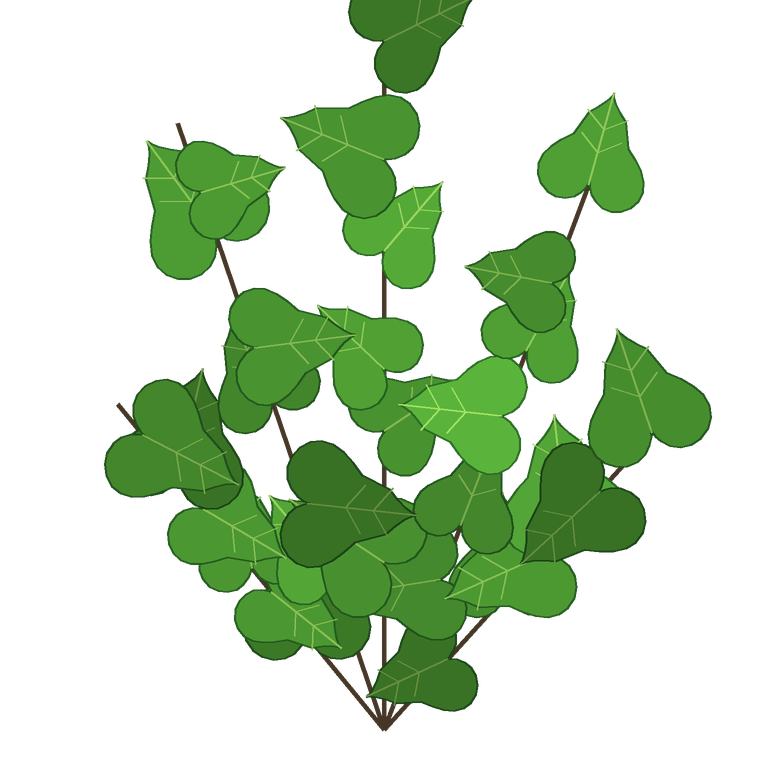
#> input picture forge/threed/blender/sprig_broadleaf.png, 768 x 768 px
$ python -i gate.py   (imports and definitions only)
#> lines starting #> are read from the running program, lines starting #| are printed output that depends on the picture; after the words box and inside, x2 and y2 are one past the last pixel; in counts of white or black regions, pixels touching at a corner belong together
#> further down, picture is the input picture: PIL image 768x768 RGBA; mean R, G, B, A 22.8, 44.7, 15.1, 80.2
### forge/threed/checks.py
"""The checks after every model (BUILD 39): each writes one plain line, and a failing one holds the thing back.

Measured on the launch-site run of 2026-11-13/14 (35 props and buildings), where a person had found these faults by eye:

  sits level     two measures that must agree: the plane the thing would rest on (the way up whose contact patch is
                 widest — a level thing stands on its whole base or all its feet) and the way up its own walls, roofs
                 and posts say. Both more than 2 degrees off, agreeing on the direction: it leans as a whole — a fail.
                 Caught every Pixal3D model of the run (2-14°; the hut nobody had noticed was 8° off), a building that
                 leans (11°) and a slab on its corner (40°). A thing that is upright by its own structure but rests on a
                 slope or on parts that hang lower — a stair, a wall-mounted box with padlocks — passes, with a note.
  loose pieces   parts of the mesh that touch neither the rest of it nor the ground — a slab floating under a closure, an
                 aerial's arm hanging in the air. A post that stands on the ground by itself is not loose.
  blank glass    surface whose colour is a flat near-white and whose material is a perfect mirror (metal 1, roughness 0):
                 image-to-3D's way of making windows, lamps and glass jugs; in a plain room it renders blank white.
  thin parts     see-through parts lost: holes in the model's outline (with small gaps closed) where the picture's
                 outline is filled — a fence or a gate that kept its frame and lost its mesh shows its empty panels. Seen
                 from the view the picture was taken from (searched). More than a fifth of the outline open where the
                 picture is filled is a fail. Measured on 76 models: the fence 64%, the gate 42%, everything else 10% or less.

  colours hold   (BUILD 40) the model seen from the picture's view, its colour texture as stored (no light), against the
                 picture's figure: brightness at the 10th, 50th and 90th percentile, and for a body the head band on its own.
                 Measured on the two launch-site runs: every body came out about half as bright as its picture (0.5-0.6
                 of its brightness; dark faces lost their features), the props and buildings near their pictures but flatter.
                 A miss is put right, not remade: `fix_colour` fits one monotonic tone curve per channel from the model's
                 front-view colours to the picture's and applies it to the whole colour texture (`fix_glass` gives a white
                 mirror a dark glass colour and its own roughness). The model as made is always kept beside the fixed one.

BUILD 84 (2f), after three good models were held for "1 piece not joined to the rest (below the floor)" — which turned out,
looked at, to be three different things, so there are three answers (`fix_loose`; the model as made is always kept):
  (1) a sheet of ground the image-to-3D step left floating under a concrete closure: a piece that lies WHOLLY under the
      floor is taken off;
  (2) an office chair the step had stood behind a building, its feet a hand's width through the floor: a piece that stands
      by itself but a LITTLE through the floor is stood on the floor (lifted by what it was sunk), so the building is no
      longer stood on the chair's feet with a gap under its own walls;
  (3) a chandelier's own centre crystal: a thing that HANGS has no floor, so its pieces are judged by how near they hang
      to the rest (`hangs=True` — said by the entry, or read from its words by the world queue).
A piece in the air, or deep through the floor, is held as before.

Which checks apply depends on the kind of thing (a pistol lies on its side; a person isn't a building): `CHECKS_FOR`.
Every number is a setting (forge.json -> threed.checks). `run()` returns {"ok", "lines", "results", "picture"}.
"""
from __future__ import annotations

import json
from pathlib import Path

import numpy as np

from . import raster
from .meshio import Glb, quat_between

DEFAULTS = {
    "level_max_deg": 2.0,          # the build's rule: more than 2 degrees off level is a fail
    "loose_min_size": 0.04,        # a floating piece at least this share of the model's size (tidy takes off smaller crumbs)
    "loose_gap": 0.012,            # how close (share of the size) a piece must come to the rest, or to the ground, to count as touching
    "glass_max_share": 0.003,      # more than 0.3 % of the surface as a white mirror
    "thin_max_lost": 0.2,          # more than a fifth of the model's outline open where the picture's is filled
    "straighten_up_to_deg": 15.0,  # the world queue turns a thing that leans as a whole level by itself up to this (0 = hold every lean)
    # BUILD 84 (2f) — a loose piece nobody would miss is put right by the queue, not held (a prop or a building; never a body)
    "loose_fix": True,             # take off a piece that lies wholly under the floor; stand a piece that is a little through it on it
    "loose_fix_max_share": 0.10,   # ... taking off only while it is under this share of the surface (more: a person looks)
    "loose_sink_max": 0.06,        # "a little through the floor": no deeper than this share of the model's height ...
    "loose_sink_own": 0.34,        # ... and no more than this share of the piece's own height
    "loose_hang_gap": 0.04,        # a thing that hangs (a chandelier): a piece this close to the rest (share of the size) hangs by it
    # BUILD 84 part 6 — proportions: an entry's second measure against the made thing (scaled by its first)
    "size_check": True,
    "size_max_off": 0.3334,        # held when a second measure comes out more than a third from what was asked
    # BUILD 40 — colours hold (the model's front view against its picture; brightness as stored, 0-255, Rec. 709 luma)
    "colour_mean_band": [0.8, 1.25],   # the model's mean brightness over the picture's
    "colour_spread_min": 0.6,          # the model's contrast (90th - 10th percentile) over the picture's
    "colour_head_band": [0.75, 1.33],  # a body's head band (the top seventh of the figure), model over picture
    "colour_prop_band": [0.6, 1.6],    # a prop or building: its picture carries studio light and highlights its colour texture
                                       # rightly doesn't, so only a clear miss is held, and a person chooses the matched colours
    "colour_fix": True,                # the world queue puts a body's colour miss right by itself (the model as made kept beside it)
    "colour_max_slope": 3.0,           # the tone curve never steepens a colour range more than this (keeps texture noise down)
    "glass_fix": True,                 # ... and gives a white mirror a dark glass colour
    "glass_colour": [34, 42, 48],      # sRGB of fixed glass
    "glass_roughness": 0.18,           # its roughness (metal 0)
    # BUILD 73 — the head band from the level front view, the face (skin) and the hair measured apart
    "head_shadow_share": 0.3333,       # the picture's face more than this much darker than its own neck and hands = a hat's
                                       # (or a hood's) shadow in the picture: said so, never held on the head alone
    "face_chroma_tol": 0.035,          # how near a pixel's chromaticity must be to the face's own to count as skin
    "face_luma_band": [0.55, 1.8],     # ... and its brightness, against the face's own middle (dark hair of a skin hue is out)
    "head_fix": False,                 # BUILD 84: off — no curve on a body, the head's included (BUILD 73 had it on: a body
                                       # whose only miss was its face got a tone curve on its head alone, feathered)
    "head_feather": 0.2,               # the feather below the head line, as a share of the head band's height (0.5 reached
                                       # the collar: a white shirt went pink on the first try)
    # BUILD 73 — a prop's picture carries studio light; its stored colour does not
    "neutral_drift_max": 0.06,         # (scaled: 0.06 = a mean rise in saturation of 0.06 over the neutrals, or 15% of them rising
                                       # by more than 0.12) a match may not turn the model's whites and greys into a colour (white shoes went pink,
                                       # a white coat mint, a white shirt beige under BUILD 40's per-colour curves): above
                                       # this mean rise in saturation, the brightness-only curve is tried instead
    "loudness_max": 1.35,              # a matched model's colours at most this much louder (max - min) than its picture's
    "skin_shift_max": 0.012,           # a match may not move the face's colour (chromaticity) further from the picture's than this
    "prop_highlight_pct": 90,          # the picture's brightest tail above this percentile is not counted
    "prop_dark_floor": 70.0,           # a picture whose own middle is below this is of a dark thing (a black chair, a pistol):
    "prop_detail_min": 0.3333,
    "prop_shadow_min": 0.2,            # the model's 10th percentile at least this share of the (highlight-free) picture's         # ... it is held only if the model kept less than this share of the picture's contrast
    # BUILD 84 — a body's colours by brightness only: one gain for the whole colour picture, never a curve, never a hue
    "body_gain_margin": 0.02,          # the gain aims this far inside each band it has to meet (the mean, the face, the contrast)
    "body_gain_max": 2.5,              # never more than this, nor less than its inverse
    "body_gain_clip_share": 0.005,     # at most this share of the lit texels pushed past white by the gain
    "hue_moved_deg": 10.0,             # a texel whose hue turned more than this ...
    "hue_moved_max": 0.02,             # ... on more than this share of the coloured texels: the hue moved — a body is held, never released so
    "face_redo_below": 0.5,            # after the gain, a face still under half its picture's brightness did not come through:
                                       # the body is made again once (BUILD 73's face_redo); a smaller miss is released at the gain, said so
    # BUILD 84 — metal out of the colour check (a look review of 2026-11-18: dark iron is meant to be darker than its lit picture)
    "metal_from": 0.8,                 # a texel whose metalness (the metallicRoughness texture's blue x metallicFactor) is at least
                                       # this is marked as metal. The image-to-3D step leaves what it can't tell at about 0.5 (a
                                       # body's cloth, a brazier's iron at 0.3-0.4); the sousaphone's brass and the bench's iron
                                       # ends are 0.9-1.0 (measured 2026-11-19 on six models of the queue)
    "metal_skip_share": 0.85,          # a thing more metal than this, seen from its picture's view, is not colour-checked at all
}
# kind/tier -> the checks that make sense for it
CHECKS_FOR = {
    "building": ("level", "loose", "glass", "thin", "colour"),
    "large_prop": ("level", "loose", "glass", "thin", "colour"),
    "small_prop": ("level", "loose", "glass", "thin", "colour"),
    "hand_prop": ("loose", "glass", "thin", "colour"),           # a hand prop lies however it likes
    "prop": ("level", "loose", "glass", "thin", "colour"),
    "body": ("loose", "glass", "thin", "colour"),                # a body is stood up by its skeleton, not by its floor
    "principal": ("loose", "glass", "thin", "colour"),
    "named": ("loose", "glass", "thin", "colour"),
    "crowd": ("loose", "glass", "thin", "colour"),
}
NAMES = {"level": "Sits level", "loose": "Loose pieces", "glass": "Blank glass", "thin": "Thin parts", "colour": "Colours hold",
         "size": "Proportions"}
BODY_KINDS = ("body", "principal", "named", "crowd")


# [4 lines left out: function settings, not called in this run]


def which(kind: str, tier: str | None = None) -> tuple:
    return CHECKS_FOR.get(tier or "", None) or CHECKS_FOR.get(kind, ("loose", "glass", "thin", "colour"))


# ------------------------------------------------------------------------------------------------ geometry helpers
# [199 lines left out: functions face_normals, ground_plane, components, support_tilt, structure_tilt, check_level and 1 more, not called in this run]


TIDY_SCRAPS = 0.02        # tidy (Blender) takes off every loose piece with fewer than this share of the largest piece's points
HANG_SCRAPS = 0.002       # ... but a thing that hangs keeps its drops: only dust goes (world.place_final)


# [208 lines left out: functions _gap, _loose_rows, _can_fix, check_loose, fix_loose, loose_words and 2 more, not called in this run]


def picture_mask(img, size: int = 384, thresh: float = 28.0) -> np.ndarray:
    """The thing in its picture: everything that differs from the plain background (taken from the picture's border),
    except a soft grey cast shadow."""
#> called with size = 512, thresh = 28
    from PIL import Image
    im = np.asarray(img.convert("RGB").resize((size, size), Image.LANCZOS), dtype=np.float32)
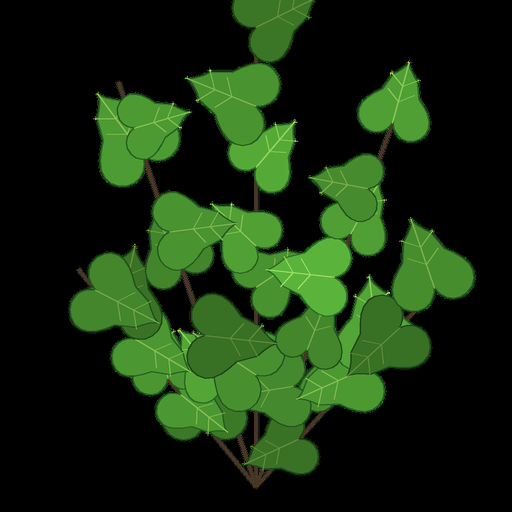
#> im: shape (512, 512, 3) float32; mean R, G, B 22.8, 44.8, 15.1
    border = np.concatenate([im[:4].reshape(-1, 3), im[-4:].reshape(-1, 3), im[:, :4].reshape(-1, 3), im[:, -4:].reshape(-1, 3)])
    bg = np.median(border, axis=0)
#> bg = [0, 0, 0]
    d = np.linalg.norm(im - bg, axis=2)
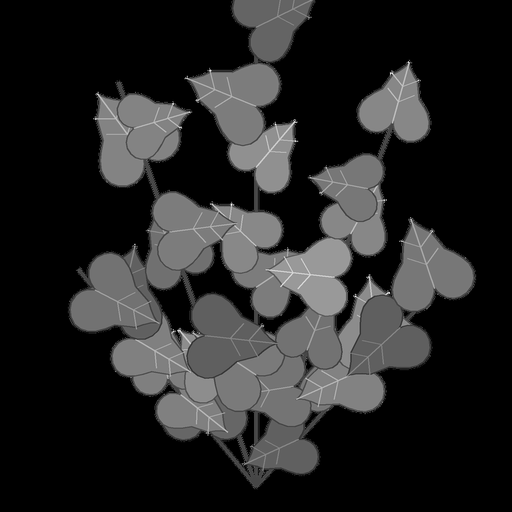
#> d: shape (512, 512) float32; min 0, max 349, mean 52.7; drawn with min black and max white
    chroma = im.max(2) - im.min(2)
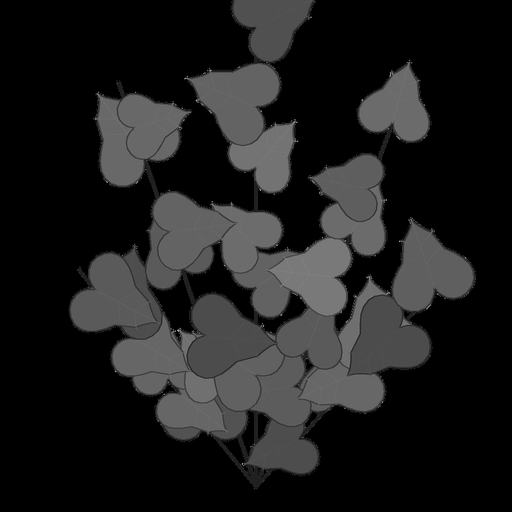
#> chroma: shape (512, 512) float32; min 0, max 176, mean 29.8
    drop = bg.mean() - im.mean(2)
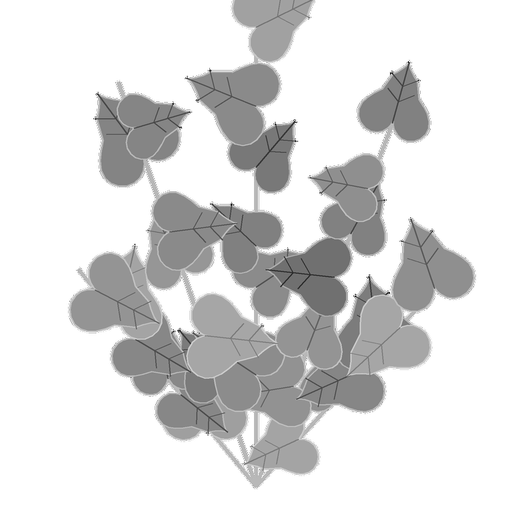
#> drop: shape (512, 512) float32; min -196, max 0, mean -27.57; drawn with min black and max white
    shadow = (chroma < 12) & (drop > 0) & (drop < 40) & (d < 45)
#> shadow: shape (512, 512) bool; every value is 0
    return (d > thresh) & ~shadow
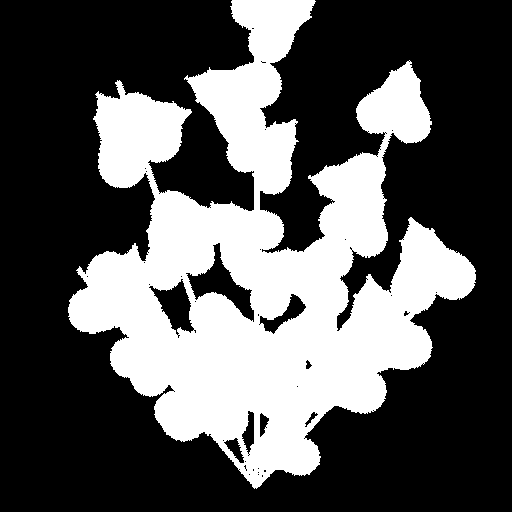
#> returned value: shape (512, 512) bool; 33.9% white; 1 white region, box (x1, y1, x2, y2) and area: (68, 0, 476, 489) 88982


# [60 lines left out: functions _align, _outside, hole_share, check_thin, not called in this run]


# ------------------------------------------------------------------------------------------------ colours hold (BUILD 40)
def _luma(a: np.ndarray) -> np.ndarray:
    return a[..., 0] * 0.2126 + a[..., 1] * 0.7152 + a[..., 2] * 0.0722


# [158 lines left out: functions _base_textures, metal_texture, front_view, _stats, check_colour, not called in this run]


# ------------------------------------------------------------------------------------------------ BUILD 73: the face, not the hair
def _chroma(px: np.ndarray) -> np.ndarray:
    t = px.sum(-1, keepdims=True) + 1e-6
    return px[..., :2] / t


# [261 lines left out: functions face_split, face_verdict, level_front, head_check, prop_check, _max3 and 4 more, not called in this run]


def _sat(px: np.ndarray) -> np.ndarray:
    mx, mn = px.max(-1), px.min(-1)
    return (mx - mn) / np.maximum(mx, 1.0)


# [496 lines left out: functions neutral_drift, luma_curve, apply_gain, apply_luma, fix_colour, colour_arrays and 16 more, not called in this run]


# ------------------------------------------------------------------------------------------------ BUILD 84 part 6: proportions
SIZE_WORDS = {"height": "tall", "length": "long", "width": "wide", "depth": "deep"}


# [211 lines left out: functions size_check, run, jsonable, draw, _font, main, not called in this run]

### forge/threed/raster.py
"""A small software renderer for the checks and the check pictures (BUILD 39): numpy only, no GPU, no Blender.

Orthographic views of a mesh from any azimuth and elevation, with a depth buffer and the colour texture, fast enough
for a 60,000-face model at a few hundred pixels (a fraction of a second). Used to compare a model's outline with the
picture it was made from, and to draw the plain pictures a person looks at when a check holds something back.
"""
from __future__ import annotations

import numpy as np


# [136 lines left out: functions view_matrix, project, rasterize, shade, render, splat, not called in this run]


# ------------------------------------------------------------------------------------------------ binary pictures
def dilate(m: np.ndarray, r: int) -> np.ndarray:
#> called with r = 2
    out = m.copy()
    for _ in range(max(0, int(r))):
        o = out.copy()
        o[1:] |= out[:-1]
        o[:-1] |= out[1:]
        o[:, 1:] |= out[:, :-1]
        o[:, :-1] |= out[:, 1:]
        out = o
#> this loop made 2 passes
#> pass 1, in dilate, `out = o`:
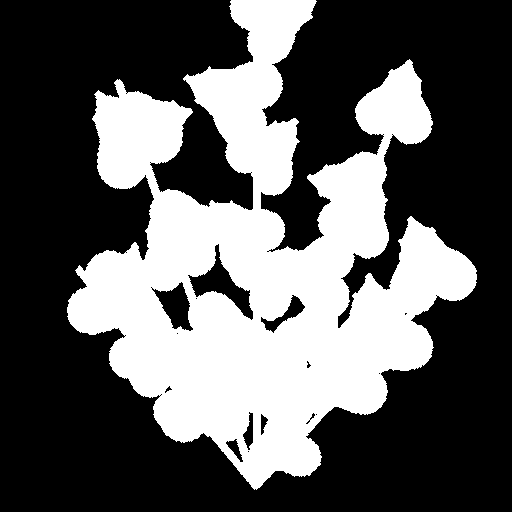
#> out: shape (512, 512) bool; 35.5% white; 1 white region, box (x1, y1, x2, y2) and area: (67, 0, 477, 490) 93130
    return out


def erode(m: np.ndarray, r: int) -> np.ndarray:
    return ~dilate(~m, r)
#> (the rest of the program and of its run is left out)
